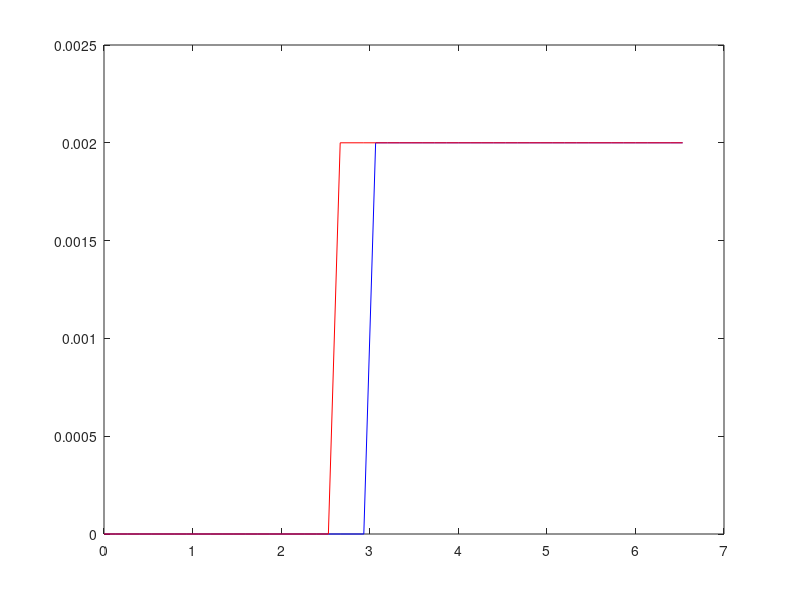

Write MATLAB code to recreate this figure.
A=[-520 -220 0 0 0
220 -500 -999994 0 2e8
0 1 0 0 0
0 0 66667 -0.1667 -1.3333e7
0 0 0 1 0]
B=[1000;
0 
0
0
0];
C=[0 0 0 0 1];
sysc= ss(A,B,C,0);

%Number of states
n=5;
% Detection and Processing times
T_d = 4e-03;
T_p = 10e-03;
T_m = 42e-03;

% number of cores
gamma = 1;

% Sensing time for single core
T_sensing = T_d + (6 * T_p) + (T_m);

% Computation and Actuation time

T_computation = 1.5e-03;
T_actuation = 0.5e-03;



tau_t = (T_sensing + T_computation + T_actuation);

% period of camera frame arrival
fh = 1/30;  % 30 fps

% Sensing to Actuation Delay
tau = (ceil(tau_t / fh))*fh;


% sampling period is equal to delay
h=tau;



%% discretization with delay
%%sysd= c2d(sysc, h); phi = sysd.a; Gamma = sysd.b; C = sysd.c;
%%Gamma0 = inv(A)*(expm(A*(h-tau))-expm(A*0))*B;
%%Gamma1 = inv(A)*(expm(A*h)-expm(A*(h-tau)))*B;
 
sysc= ss(A,B,C,0);
sysd= c2d(sysc, h); Ad = sysd.a; Bd= sysd.b; Cd = sysd.c;
n = 5;
%% augmented system with delay
phi = [Ad Bd zeros(n,gamma-1);
zeros(gamma-1,n) zeros(gamma-1,1) eye(gamma-1, gamma -1);
zeros(1,n) zeros(1,1) zeros(1,gamma-1) ];
Gamma = [zeros(n+gamma-1,1);1];
C = [Cd zeros(1,gamma)];
%% augmentation for the integral tracking action
phi_aug= [phi zeros(n+gamma,1);
C 1];
Gamma_aug= [Gamma; 0];
C_aug= [C 0];
%% LQR tracking controller
Q = [zeros(n+gamma, n+gamma) zeros(n+gamma,1);zeros(1,n+gamma) 10^11];
[X,L,G] = dare(phi_aug, Gamma_aug, Q, 0.01);
K = -G;
x0 = [0;0;0.00;0;0;];
z0 = [x0; zeros(gamma,1)];
x(1) = C*z0;
time(1) = 0;
e(1) = C*z0;
for i=1:50
if i==1
time(1) = 0;
else
time(i) = time(i-1) + h;
end
y(i) = C*z0;
if i>20
Road(i) = 0.002;
else
Road(i) = 0;
end
e(i+1) = e(i) + y(i) -Road(i);
u = K*[z0;e(i)];
z_1 = phi*z0 + Gamma*u;
z0 = z_1;
end
plot(time, y,'b', time, Road,'r')
